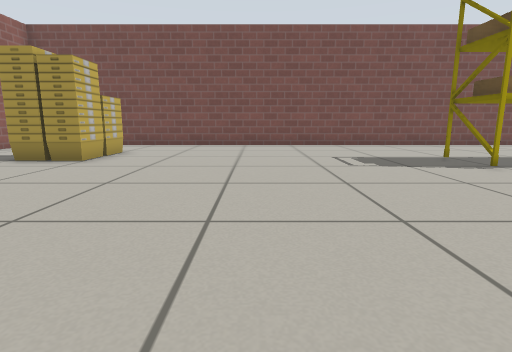
[1] (above)

19 first-person views from a walk through a robot-simulator world made for Gazebo. The camera is 0.5 m above the floor, tilts 10° down and sees 80° across. Floor lines are 1 m apart. The floor is counted in squares, 0.5 m on a side. Each view is taken from the middle of a square. On the plan, view 1 faces up. The plan holds only what a view shows up to about 12 squares ahead; the rest is blank. Simple patterns stand in for the simulator's built-in surfaces.

[2]
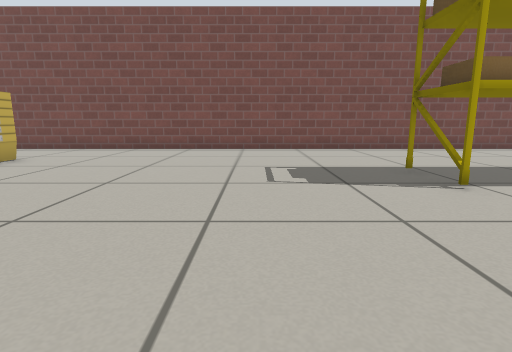

[3]
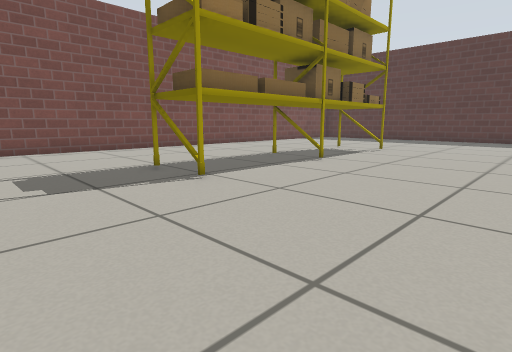

[4]
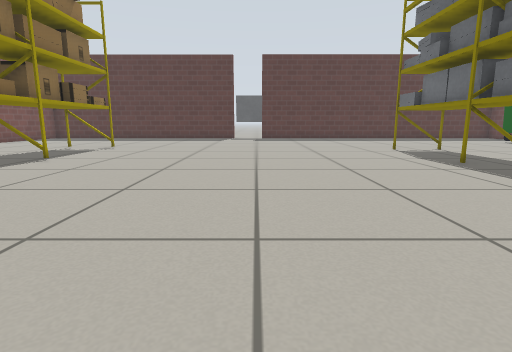

[5]
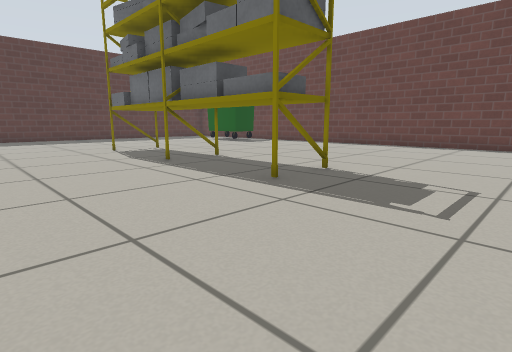

[6]
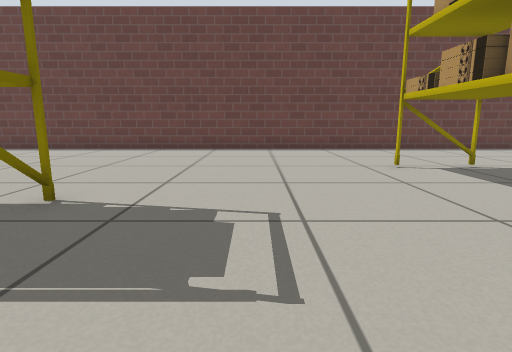

[7]
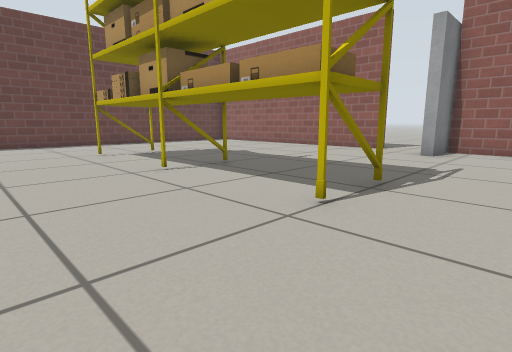

[8]
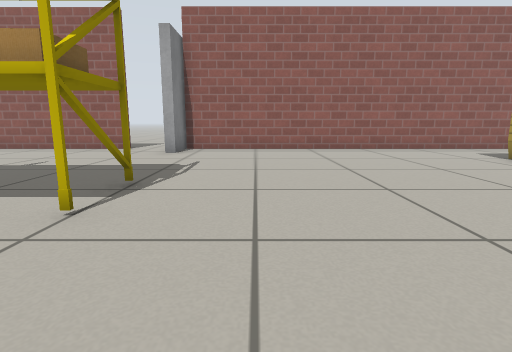

[9]
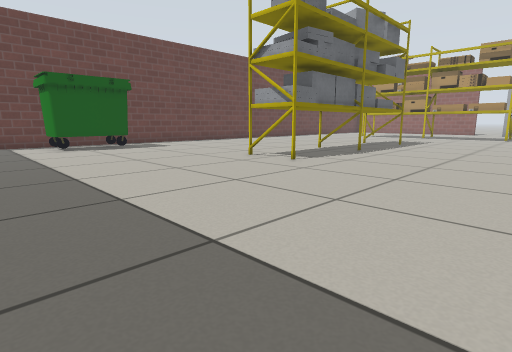

[10]
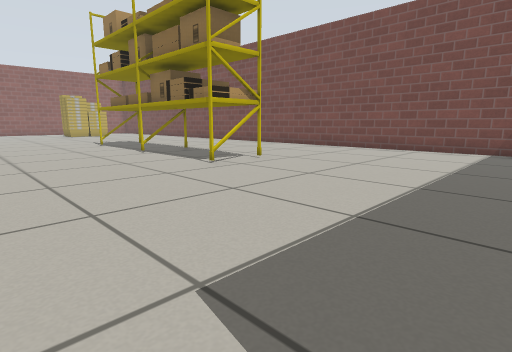

[11]
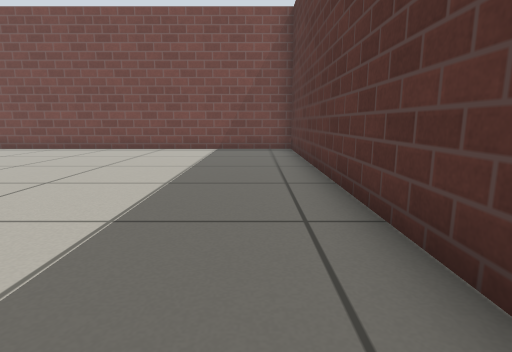

[12]
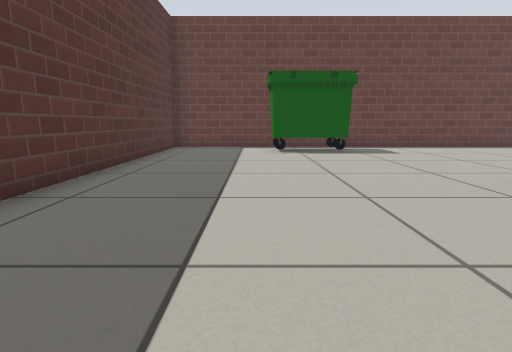

[13]
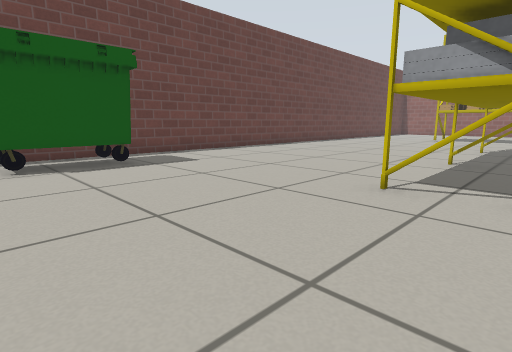

[14]
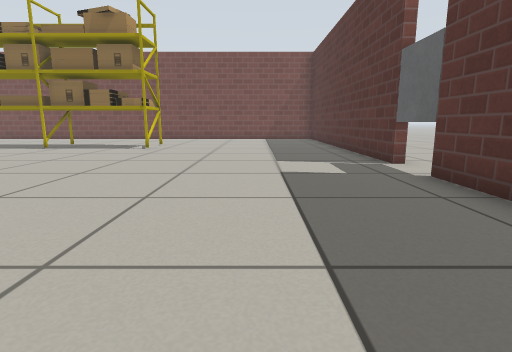

[15]
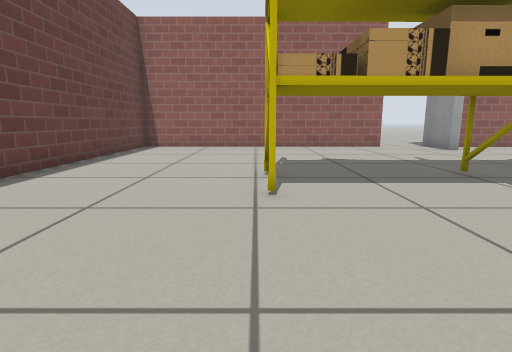

[16]
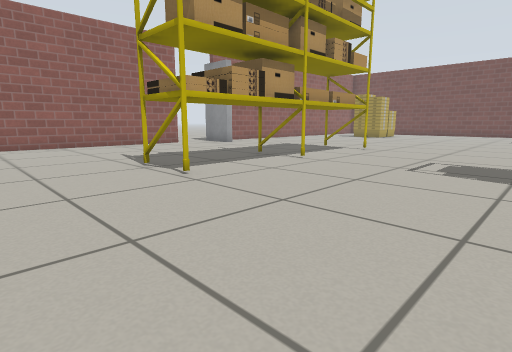

[17]
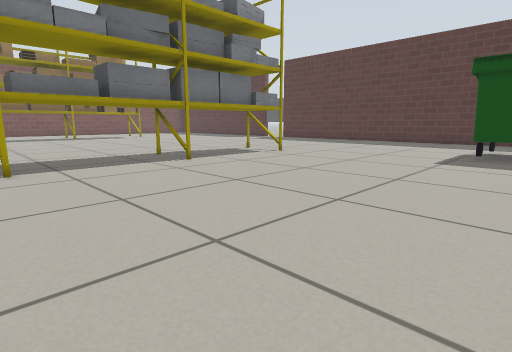

[18]
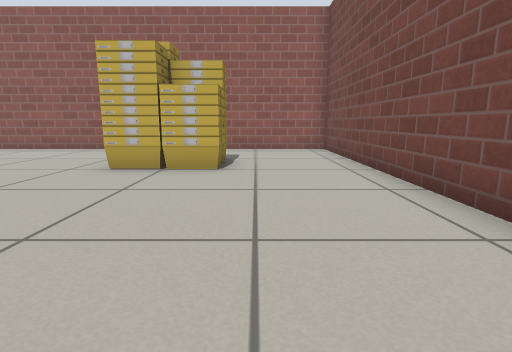

[19]
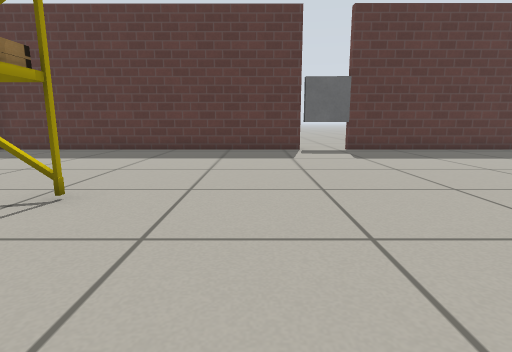

### Floor plan
Key: @ floor where view 1 was taken; # wall or solid block; . floor; B bucket; S shelf; L door leaf; I bin; W window.
Columns run from 10 left of view 1 to 22 right of it. Each row starts with its distance up from view 1.
 14 ###############################
 13 #.............................#
 12 #.............................#
 11 #.............................#
 10 #...BB........................#
  9 #...BB........................#
  8 #...BB.........SSSSSSSSS......#
  7 #..............SSSSSSSSS......#
  6 #.............................#
  5 #.............................#
  4 #.............................#..
  3 #.............................#..
  2 #.............................W.
  1 #.............................W.
  0 #.........@...................#
 -1 #......SSS....................#
 -2 LLL....SSS....................#
 -3 .......SSS....................#
 -4 #......SSS.....SSSSSSSS.......#
 -5 #......SSS.....SSSSSSSS.......#
 -6 #......SSS.....SSSSSSSS.......#
 -7 #......SSS....................#
 -8 #......SSS....................#
 -9 #.......S.....................#
-10 #.............................#
-11 #.......................III...#
-12 #.......................I I...#
-13 #.......................I I...#
-14 ###############################

Positions as (right, up) in squares from view 1, and headings:
1: (0, 0), facing up
2: (2, 2), facing up
3: (2, 2), facing up-right
4: (1, 1), facing right
5: (1, 0), facing down-right
6: (2, -2), facing down
7: (2, 1), facing down-left
8: (2, 1), facing left
9: (19, 1), facing down-left
10: (19, 2), facing up-left
11: (19, 2), facing up
12: (17, -1), facing down
13: (17, -4), facing down-left
14: (17, -5), facing up
15: (3, -9), facing left
16: (4, -12), facing up-left
17: (4, -13), facing up-right
18: (2, 11), facing left
19: (9, 4), facing right
